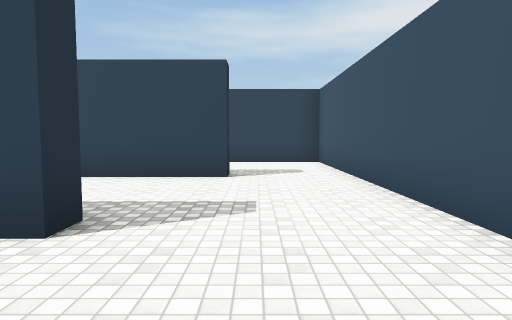
view 1 (above)

24 first-person views from a walk through a scene from a Unity 3-D project. The camera is 1.4 m above the floor, tilts 4° down and sees 75° across. The floor is counted in squares, 2 m on a side. Each view is taken from the middle of a square. On the plan, view 1 faces up. The plan holds only what a view shows up to about 10 squares ahead; the rest is blank. The player character is not drawn. Some animated figures are left out. Some surface patterns are stand-ins.

view 2
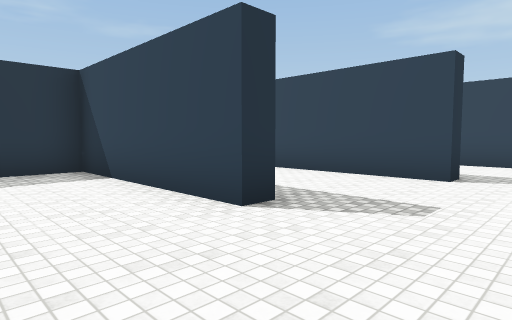

view 3
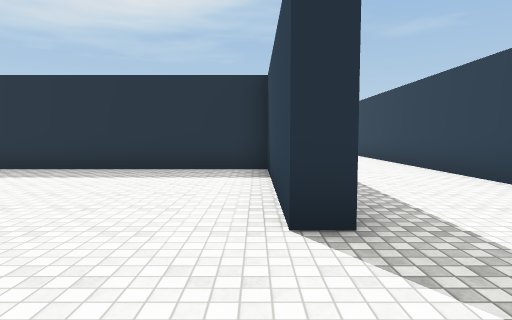

view 4
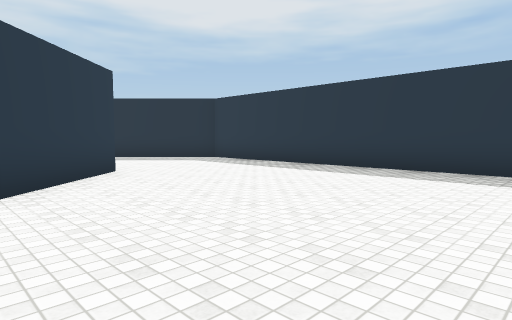

view 5
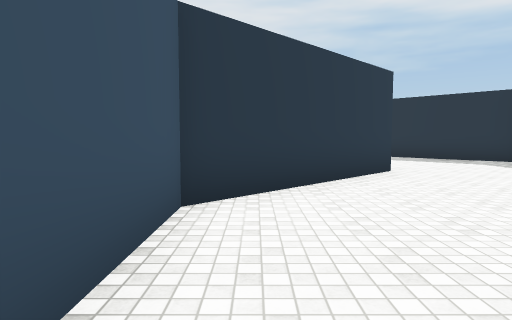

view 6
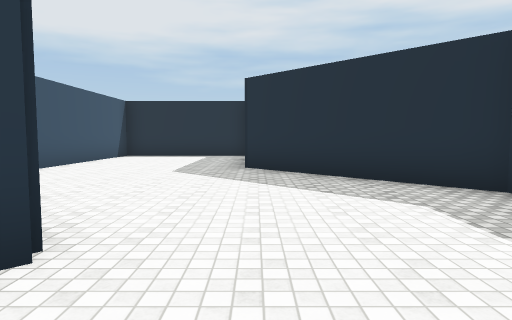

view 7
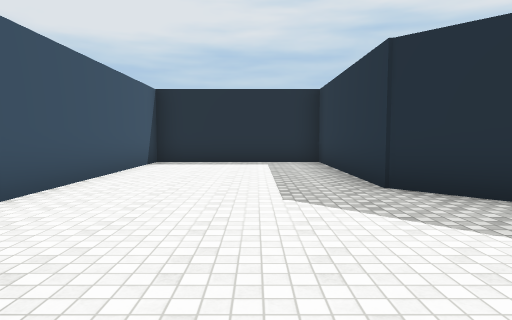

view 8
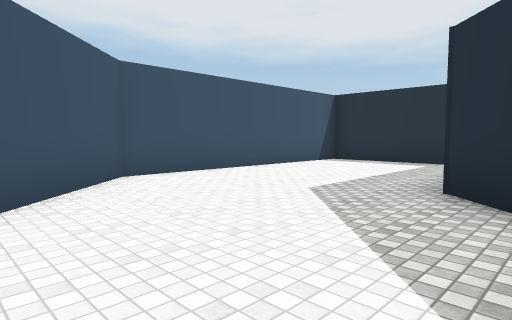

view 9
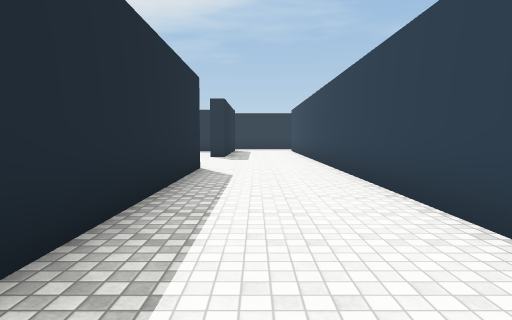

view 10
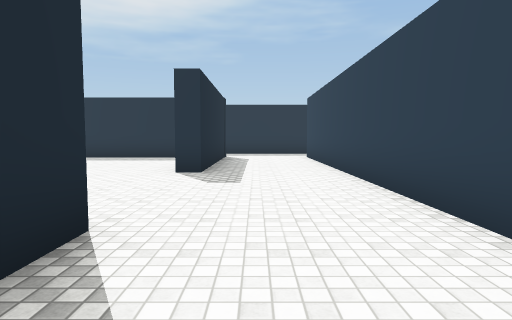

view 11
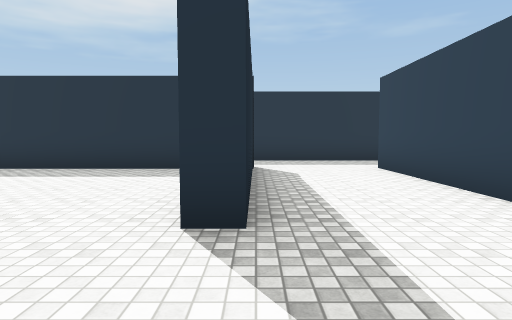

view 12
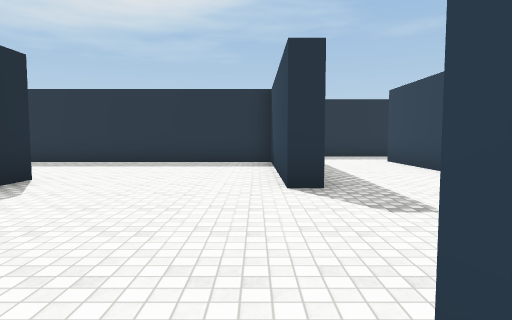

view 13
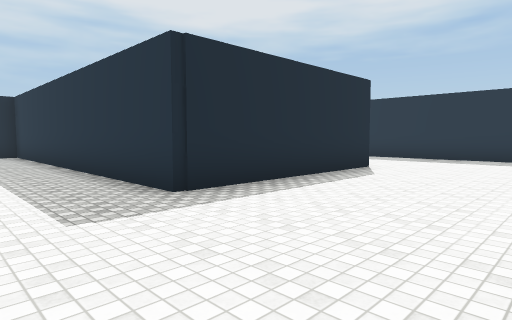

view 14
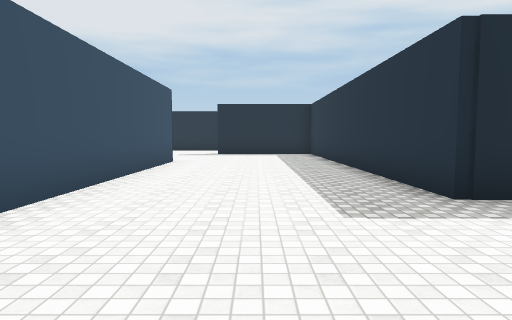

view 15
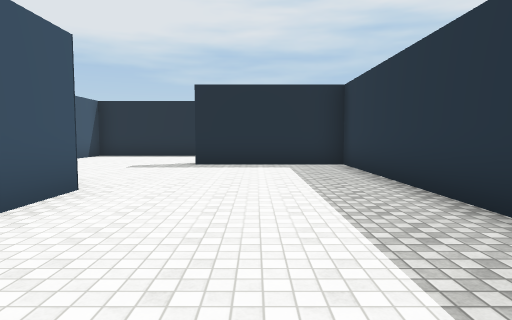

view 16
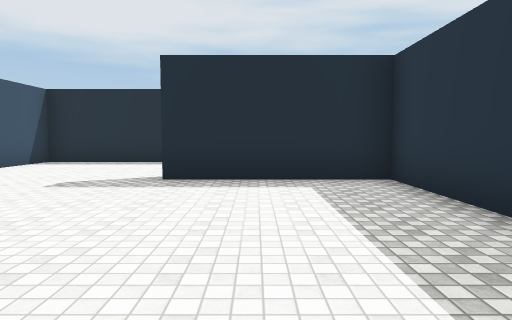

view 17
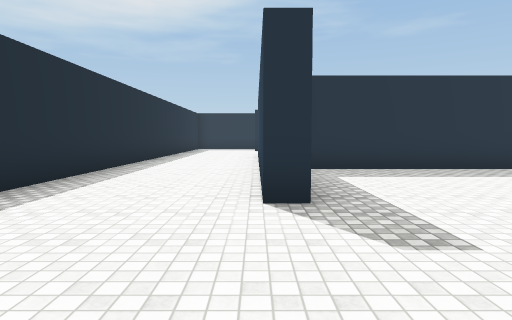

view 18
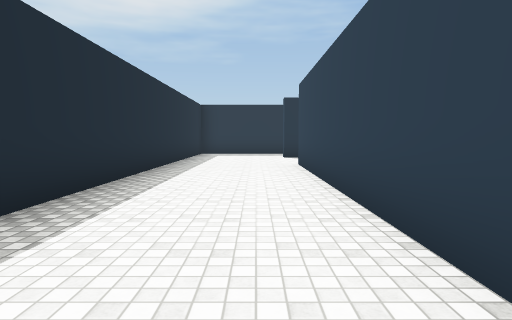

view 19
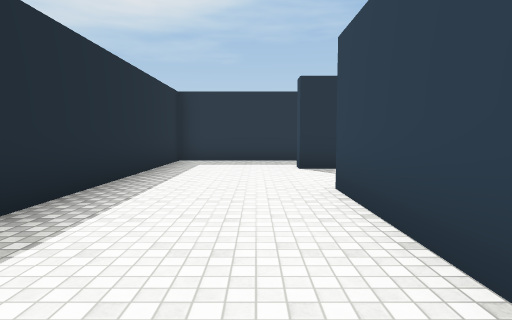

view 20
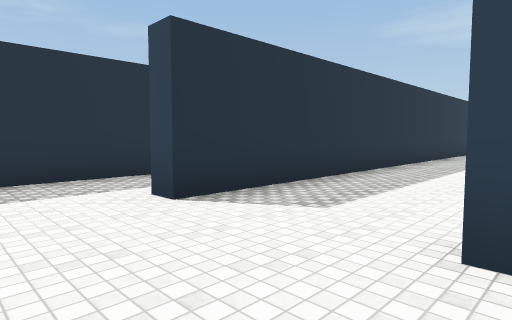

view 21
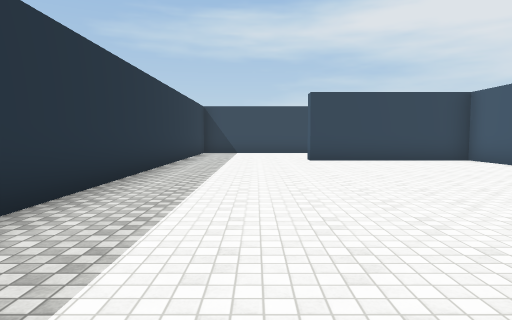

view 22
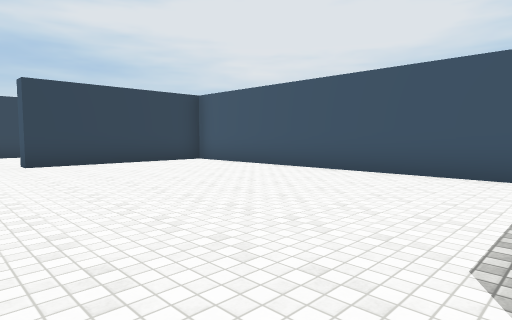

view 23
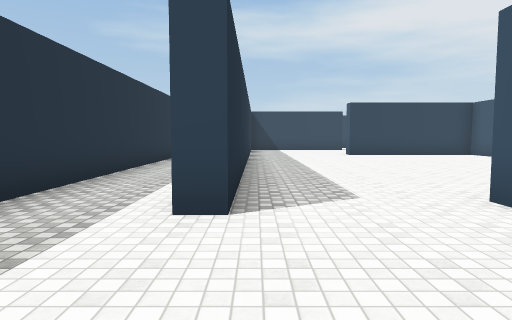

view 24
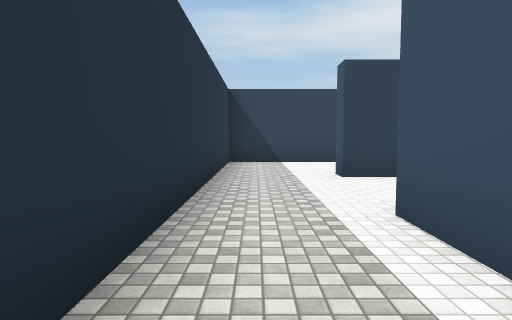

### Floor plan
Ten units are one square. View 1 is at (0, 0); x grows to the right and y downward. Boxes are objects, and circles mark ways between rooms. Rooms are numbered by the first view taken in them; rooms with no view inside come last. Other rooms are left out.
<svg viewBox="-232 -65 254 222">
<path fill="none" stroke="#000" d="M-18 48 17 13 17 -56M-62 71 -28 106 -28 152 17 152 17 84 -3 64M-14 -29 -14 -23 -62 -23 -62 51M-5 -58 -125 -58M-115 -28 -55 -28M-117 103 -117 22 -164 22 -164 17 -112 17 -112 114 -75 114 -75 119 -175 119M-67 74 -67 10M-227 49 -227 152 -81 152M-207 -15 -207 -30M-196 -29 -155 -29 -155 -24 -199 -24M-202 -25 -202 119 -207 119M-65 152 -33 152 -33 134M-125 -58 -205 -58M-227 -56 -227 -9"/>
<circle cx="-115" cy="-45" r="3" fill="#2a7"/>
<text x="-30" y="30">1</text>
<text x="-140" y="60">2</text>
</svg>
Room 1 opens to room 2.

Where each view was taken, in squares from view 1:
view 1: 0 up, 0 right, facing up
view 2: 0 up, 1 right, facing up-left
view 3: 2 up, 1 right, facing left
view 4: 2 up, 1 right, facing down-left
view 5: 2 up, 1 right, facing down
view 6: 3 down, 3 left, facing down
view 7: 6 down, 1 left, facing down
view 8: 6 down, 4 left, facing down-right
view 9: 4 up, 4 left, facing left
view 10: 4 up, 9 left, facing left
view 11: 3 up, 13 left, facing left
view 12: 2 up, 11 left, facing left
view 13: 2 up, 9 left, facing down-left
view 14: 2 up, 9 left, facing down
view 15: 3 down, 9 left, facing down
view 16: 6 down, 9 left, facing down
view 17: 12 down, 4 left, facing left
view 18: 13 down, 9 left, facing left
view 19: 13 down, 13 left, facing left
view 20: 14 down, 17 left, facing up-left
view 21: 12 down, 18 left, facing up
view 22: 11 down, 18 left, facing up-right
view 23: 15 down, 20 left, facing up
view 24: 0 up, 22 left, facing up
